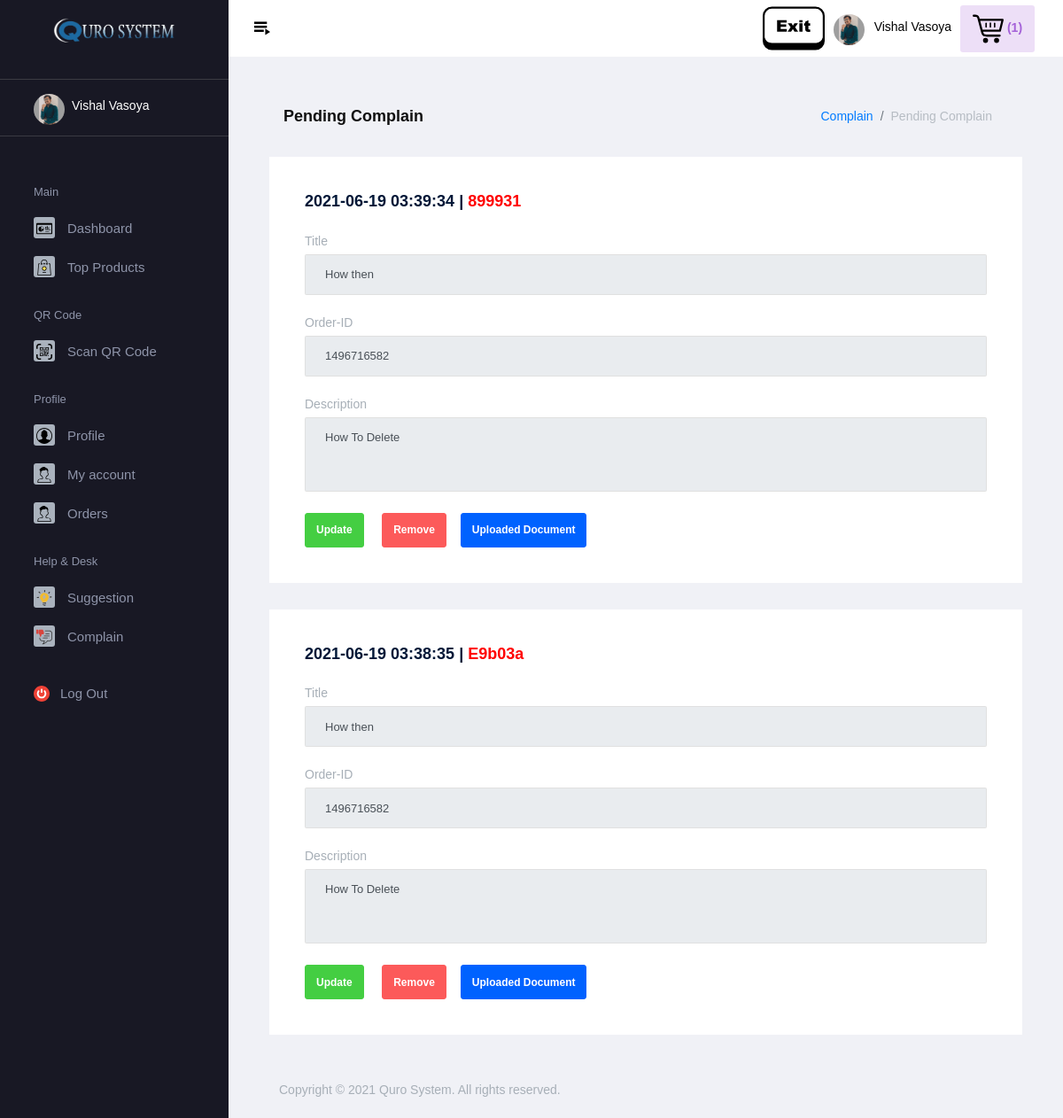
The app's page /qrsystem/user/pending_complain.php (signed in) with its own data.
### tables this page shows
CREATE TABLE `complain` (
  `cid` varchar(50) NOT NULL,
  `ctitle` varchar(150) NOT NULL,
  `cdesc` varchar(500) NOT NULL,
  `oid` varchar(30) DEFAULT NULL,
  `img` varchar(150) DEFAULT NULL,
  `id` varchar(50) NOT NULL,
  `name` varchar(100) NOT NULL,
  `email` varchar(100) NOT NULL,
  `mno` varchar(15) NOT NULL,
  `type` varchar(50) NOT NULL,
  `rstatus` varchar(100) NOT NULL,
  `stamp` timestamp NOT NULL DEFAULT current_timestamp()
);

### qrsystem/user/pending_complain.php (the view, shortened to what this page needs)
<?php
include "../../conn.php";
?>
<!DOCTYPE html>
<html lang="en">
<head>
    <link rel="stylesheet" href="../../assets/vendors/mdi/css/materialdesignicons.min.css">
    <link rel="stylesheet" href="../../assets/vendors/flag-icon-css/css/flag-icon.min.css">
    <link rel="stylesheet" href="../../assets/vendors/css/vendor.bundle.base.css">
    <link rel="stylesheet" href="https://cdnjs.cloudflare.com/ajax/libs/limonte-sweetalert2/6.6.5/sweetalert2.min.css">
    <link rel="stylesheet" href="../../assets/css/demo_1/style.css">
</head>
<body>
    <div class="container-scroller">
        <?php
    if(isset($_SESSION['uname']) && isset($_SESSION['uid']) && isset($_SESSION['uemail']) && isset($_SESSION['uimg']))
    {
        include "themes/header.php";
    }
    else
    {
        header("location:../../login.php");
    }
    ?>
        <div class="container-fluid page-body-wrapper">
            <?php
    if(isset($_SESSION['uname']) && isset($_SESSION['uid']) && isset($_SESSION['uemail']) && isset($_SESSION['uimg']))
    {
        include "themes/sidebar.php";
    }
    else
    {
        header("location:../../login.php");
    }
    ?>
            <div class="main-panel">
                <div class="content-wrapper">
                    <div class="page-header">
                        <h3 class="page-title">Pending Complain</h3>
                        <nav aria-label="breadcrumb">
                            <ol class="breadcrumb">
                                <li class="breadcrumb-item"><a href="#">Complain</a></li>
                                <li class="breadcrumb-item active" aria-current="page">Pending Complain</li>
                            </ol>
                        </nav>
                    </div>
                    <div class="row">
                        <?php
            if(isset($_SESSION['uname']) && isset($_SESSION['uid']) && isset($_SESSION['uemail']) && isset($_SESSION['uimg']))
            {
                $q1="select * from complain where type='USER' and id='".$_SESSION['uid']."' and rstatus='0'";
                if($r1=mysqli_query($conn,$q1))
                {
                    while($num=mysqli_fetch_assoc($r1))
                    {
                        echo '
                        <div class="col-12 grid-margin stretch-card">
                        <div class="card">
                          <div class="card-body">
                            <h4 class="card-title">'.$num['stamp'].'  | <font color="red"> '.$num['cid'].'</font></h4>
                            <form class="forms-sample" method="post">
                              <div class="form-group">
                                <label for="exampleInputPassword4">Title</label>
                                <input type="text" class="form-control" id="title" name="title" value="'.$num['ctitle'].'" disabled>
                              </div>';
                              if(!$num['oid']=="")
                              {
                                    echo '  <div class="form-group">
                                    <label for="exampleInputPassword4">Order-ID</label>
                                    <input type="text" class="form-control" id="title" name="title" value="'.$num['oid'].'" disabled>
                                      </div>';
                              }
                            echo '
                              <div class="form-group">
                                <label for="exampleTextarea1">Description</label>
                                <textarea class="form-control" id="desc" name="desc" rows="4" disabled>'.$num['cdesc'].'</textarea>
                              </div>
                              <button name="update" class="btn btn-success mr-3"><a style="color:white" href="update_complain.php?cid='.$num['cid'].'">Update</a></button>
                              <button name="remove" class="btn btn-danger mr-3"><a style="color:white" href="delete_complain.php?cid='.$num['cid'].'">Remove</a></button>';
                              if(!$num['img']=="")
                              {
                                echo '<button name="img" class="btn btn-primary mr-3"><a style="color:white" target="_blank" href="../../images/user/complain/'.$num['img'].'">Uploaded Document</a></button>';
                              }
                              echo '
                            </form>
                          </div>';
                          echo '
                        </div>
                      </div>
                    ';
                    }
                }
            }
             ?>
                    </div>
                </div>
                <?php include "../../footer.php"; ?>
            </div>
        </div>
    </div>
</body>
</html>

### records on screen
complain: stamp "2021-06-19 03:39:34", cid "899931", title "How then", title "1496716582", desc "How To Delete"
complain: stamp "2021-06-19 03:38:35", cid "E9b03a", title "How then", title "1496716582", desc "How To Delete"

### other values on screen
$_SESSION['uname'] "Vishal Vasoya"
$num "1"
